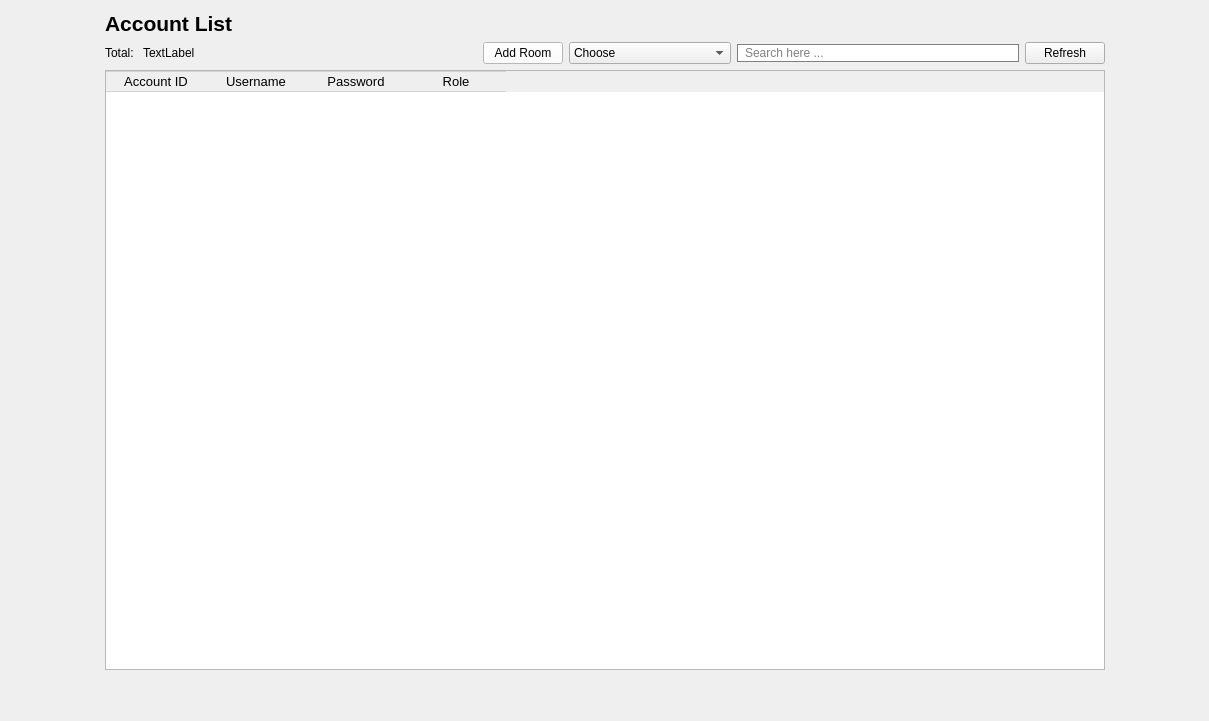
             <widget class="QWidget" name="page_10">
              <layout class="QHBoxLayout" name="horizontalLayout_51">
               <item>
                <spacer name="horizontalSpacer_42">
                 <property name="orientation">
                  <enum>Qt::Orientation::Horizontal</enum>
                 </property>
                 <property name="sizeHint" stdset="0">
                  <size>
                   <width>94</width>
                   <height>20</height>
                  </size>
                 </property>
                </spacer>
               </item>
               <item>
                <layout class="QVBoxLayout" name="verticalLayout_13">
                 <item>
                  <layout class="QHBoxLayout" name="horizontalLayout_15">
                   <item>
                    <widget class="QLabel" name="label_20">
                     <property name="font">
                      <font>
                       <pointsize>16</pointsize>
                       <bold>true</bold>
                      </font>
                     </property>
                     <property name="text">
                      <string>Account List</string>
                     </property>
                    </widget>
                   </item>
                   <item>
                    <spacer name="horizontalSpacer_23">
                     <property name="orientation">
                      <enum>Qt::Orientation::Horizontal</enum>
                     </property>
                     <property name="sizeHint" stdset="0">
                      <size>
                       <width>40</width>
                       <height>20</height>
                      </size>
                     </property>
                    </spacer>
                   </item>
                  </layout>
                 </item>
                 <item>
                  <layout class="QHBoxLayout" name="horizontalLayout_20">
                   <item>
                    <layout class="QHBoxLayout" name="horizontalLayout_31">
                     <item>
                      <widget class="QLabel" name="label_21">
                       <property name="text">
                        <string>Total: </string>
                       </property>
                      </widget>
                     </item>
                     <item>
                      <widget class="QLabel" name="totalroom_2">
                       <property name="text">
                        <string>TextLabel</string>
                       </property>
                      </widget>
                     </item>
                    </layout>
                   </item>
                   <item>
                    <spacer name="horizontalSpacer_24">
                     <property name="orientation">
                      <enum>Qt::Orientation::Horizontal</enum>
                     </property>
                     <property name="sizeHint" stdset="0">
                      <size>
                       <width>40</width>
                       <height>20</height>
                      </size>
                     </property>
                    </spacer>
                   </item>
                   <item>
                    <widget class="QPushButton" name="addroom_2">
                     <property name="minimumSize">
                      <size>
                       <width>70</width>
                       <height>0</height>
                      </size>
                     </property>
                     <property name="styleSheet">
                      <string notr="true">QPushButton{
background-color: rgb(255, 255, 255);
}</string>
                     </property>
                     <property name="text">
                      <string>Add Room</string>
                     </property>
                     <property name="icon">
                      <iconset resource="Icon.qrc">
                       <normaloff>:/new/prefix1/Resources/add.png</normaloff>:/new/prefix1/Resources/add.png</iconset>
                     </property>
                     <property name="iconSize">
                      <size>
                       <width>10</width>
                       <height>10</height>
                      </size>
                     </property>
                     <property name="checkable">
                      <bool>false</bool>
                     </property>
                    </widget>
                   </item>
                   <item>
                    <widget class="QComboBox" name="CBSR_2">
                     <item>
                      <property name="text">
                       <string>Choose</string>
                      </property>
                     </item>
                     <item>
                      <property name="text">
                       <string>Room ID</string>
                      </property>
                     </item>
                     <item>
                      <property name="text">
                       <string>Room Type</string>
                      </property>
                     </item>
                     <item>
                      <property name="text">
                       <string>Tên khách thuê</string>
                      </property>
                     </item>
                     <item>
                      <property name="text">
                       <string>Phòng đang trống</string>
                      </property>
                     </item>
                     <item>
                      <property name="text">
                       <string>Phòng đã có người thuê</string>
                      </property>
                     </item>
                     <item>
                      <property name="text">
                       <string>Phòng đang bảo trì</string>
                      </property>
                     </item>
                     <item>
                      <property name="text">
                       <string>Phòng đã đặt</string>
                      </property>
                     </item>
                    </widget>
                   </item>
                   <item>
                    <widget class="QLineEdit" name="LineEditSearchRoom_2">
                     <property name="styleSheet">
                      <string notr="true">QLineEdit{
padding-left:5px;
border: 1px solid gray;
border-radius: 10px;
}</string>
                     </property>
                     <property name="placeholderText">
                      <string>Search here ...</string>
                     </property>
                    </widget>
                   </item>
                   <item>
                    <widget class="QPushButton" name="Refbtn_2">
                     <property name="text">
                      <string>Refresh</string>
                     </property>
                     <property name="icon">
                      <iconset resource="Icon.qrc">
                       <normaloff>:/new/prefix1/Resources/reload.png</normaloff>:/new/prefix1/Resources/reload.png</iconset>
                     </property>
                    </widget>
                   </item>
                  </layout>
                 </item>
                 <item>
                  <widget class="QTableWidget" name="AccountTable">
                   <property name="minimumSize">
                    <size>
                     <width>1000</width>
                     <height>600</height>
                    </size>
                   </property>
                   <property name="font">
                    <font>
                     <pointsize>10</pointsize>
                    </font>
                   </property>
                   <property name="styleSheet">
                    <string notr="true">QPushButton{
	 border: none;
}
QTableWidget::item {
       border-right: none;
       border-left: none;
       border-bottom: 1px solid #D3D3D3;
}
QHeaderView::section {
       border: 1px solid #D3D3D3; 
       border-right: none;      
       border-left: none;       
}</string>
                   </property>
                   <property name="editTriggers">
                    <set>QAbstractItemView::EditTrigger::NoEditTriggers</set>
                   </property>
                   <property name="alternatingRowColors">
                    <bool>true</bool>
                   </property>
                   <property name="selectionMode">
                    <enum>QAbstractItemView::SelectionMode::NoSelection</enum>
                   </property>
                   <property name="showGrid">
                    <bool>false</bool>
                   </property>
                   <attribute name="horizontalHeaderVisible">
                    <bool>true</bool>
                   </attribute>
                   <attribute name="horizontalHeaderCascadingSectionResizes">
                    <bool>false</bool>
                   </attribute>
                   <attribute name="horizontalHeaderHighlightSections">
                    <bool>true</bool>
                   </attribute>
                   <attribute name="horizontalHeaderShowSortIndicator" stdset="0">
                    <bool>false</bool>
                   </attribute>
                   <attribute name="horizontalHeaderStretchLastSection">
                    <bool>false</bool>
                   </attribute>
                   <column>
                    <property name="text">
                     <string>Account ID</string>
                    </property>
                   </column>
                   <column>
                    <property name="text">
                     <string>Username</string>
                    </property>
                   </column>
                   <column>
                    <property name="text">
                     <string>Password</string>
                    </property>
                   </column>
                   <column>
                    <property name="text">
                     <string>Role</string>
                    </property>
                   </column>
                  </widget>
                 </item>
                 <item>
                  <spacer name="verticalSpacer_11">
                   <property name="orientation">
                    <enum>Qt::Orientation::Vertical</enum>
                   </property>
                   <property name="sizeHint" stdset="0">
                    <size>
                     <width>20</width>
                     <height>40</height>
                    </size>
                   </property>
                  </spacer>
                 </item>
                </layout>
               </item>
               <item>
                <spacer name="horizontalSpacer_43">
                 <property name="orientation">
                  <enum>Qt::Orientation::Horizontal</enum>
                 </property>
                 <property name="sizeHint" stdset="0">
                  <size>
                   <width>93</width>
                   <height>20</height>
                  </size>
                 </property>
                </spacer>
               </item>
              </layout>
             </widget>
